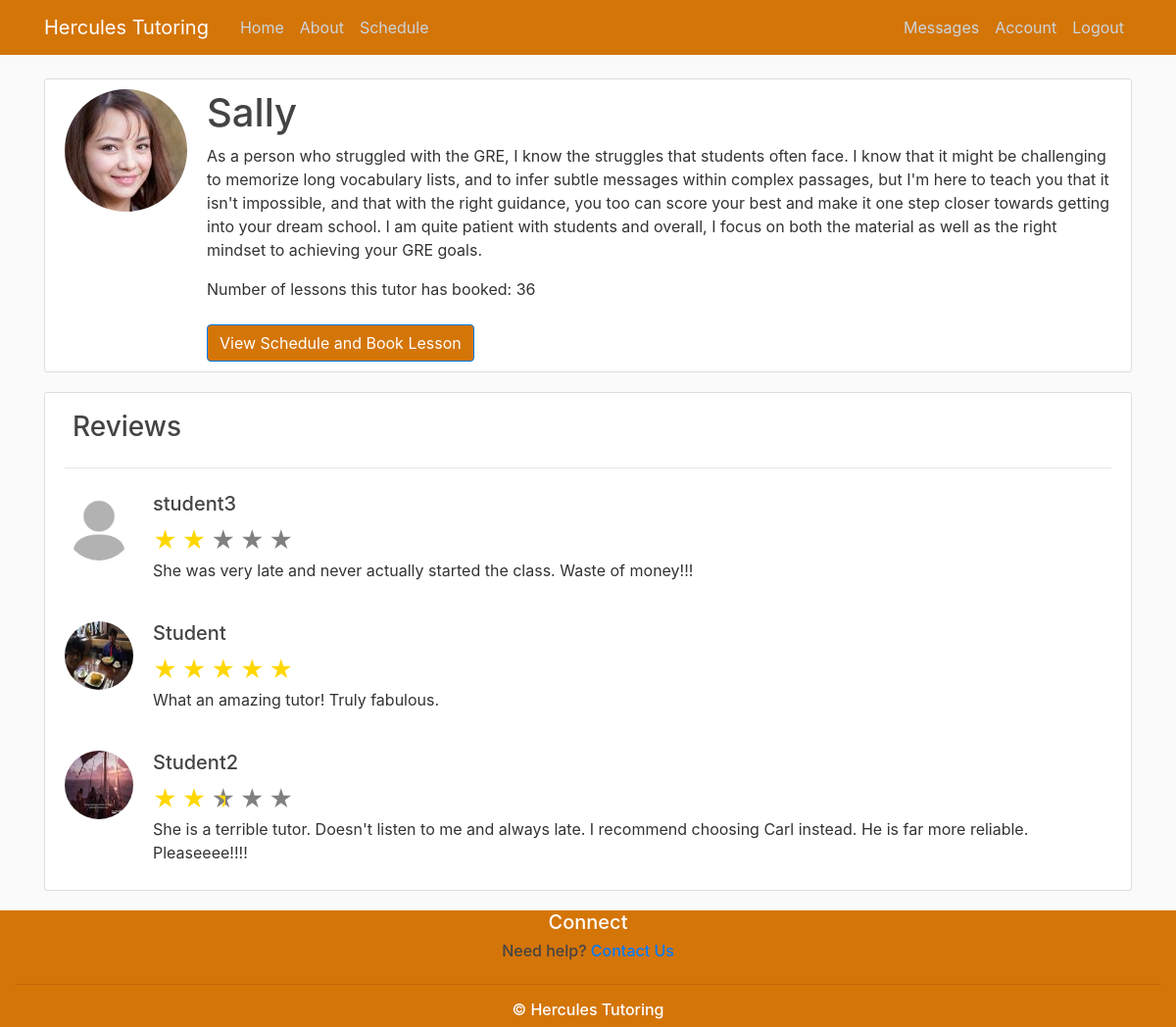
The page /view_profile?username=Sally (signed in) on the database its author committed.
### GRETutoring/models.py (models this page shows, shortened)
class User(db.Model, UserMixin):
    id = db.Column(db.Integer, primary_key=True)
    username = db.Column(db.String(20), unique=True, nullable=False)
    email=db.Column(db.String(120), unique=True, nullable=False)
    role = db.Column(db.String(20), nullable=False, default = "Student") # Student, Tutor, Pending, and Admin
    image_file = db.Column(db.String(20), nullable=False, default='default.jpg') #nullable=False, since they have to have at least the default
    password = db.Column(db.String(60), nullable=False)
    about = db.Column(db.Text(), nullable=True, default = "Bio")
    credits = db.Column(db.Integer, default=0)
    skype_id = db.Column(db.String(120), nullable=True, default="")
    hangouts_id = db.Column(db.String(120), nullable=True, default="")
    paypal_info = db.Column(db.String(120), nullable=True, default="")
    time_zone = db.Column(db.String(120), nullable=True, default="UTC")
    student_classes = db.relationship('Event', backref='student', lazy=True, foreign_keys='Event.student_id')
    tutor_classes = db.relationship('Event', backref='tutor', lazy=True, foreign_keys='Event.tutor_id')
    tutor_free_slots = db.relationship('FreeSlot', backref='tutor', lazy=True)
    sent_messages = db.relationship('Message', backref='sender', lazy=True, foreign_keys='Message.sender_id')
    received_messages = db.relationship('Message', backref='recipient', lazy=True, foreign_keys='Message.recipient_id')
    reviews_about = db.relationship('Review', backref='tutor', lazy=True, foreign_keys='Review.tutor_id')
    reviews_written = db.relationship('Review', backref='student', lazy=True, foreign_keys='Review.student_id')

class Review(db.Model):
    id = db.Column(db.Integer, primary_key=True)
    review_text = db.Column(db.Text(), nullable=False)
    review_score = db.Column(db.Float, nullable=True, default=0.0)
    date_time = db.Column(db.DateTime, nullable=False)
    student_id = db.Column(db.Integer, db.ForeignKey('user.id'), nullable=False)
    tutor_id = db.Column(db.Integer, db.ForeignKey('user.id'), nullable=False)
    def asdict(self):
        return {"id":self.id, "review_text":self.review_text, "review_score":self.review_score, "date_time":self.date_time, "student_id":self.student_id, "tutor_id":self.tutor_id}

### GRETutoring/users/routes.py (the view)
@users.route('/view_profile', methods=['GET', 'POST'])
def view_profile():
    username = request.args.get('username')
    is_current_tutor = False
    already_reviewed = False
    associated_classes = current_user.student_classes if current_user.role == "Student" else []
    if current_user.role == "Student":
        associated_users = set([event.tutor_id for event in associated_classes])
    else:
        associated_users = set([])
    user = User.query.filter_by(username=username).first()
    if not user:
        abort(404)
    if user.id in associated_users:
        is_current_tutor = True
    image_file = url_for('static', filename="profile_pics/" + user.image_file)
    tz = pytz.timezone(current_user.time_zone)
    reviews = Review.query.filter_by(tutor_id=user.id).all()
    review_list = []
    for review in reversed(reviews):
        review = review.asdict()
        review['student_username'] = User.query.filter_by(id=review["student_id"]).first().username
        if review['student_username'] == current_user.username:
            already_reviewed = True
        review['student_image_file'] = User.query.filter_by(id=review["student_id"]).first().image_file
        review['formatted_date_time'] = datetime.strftime(tz.fromutc(review["date_time"]), "%d %B %Y")
        review['whole_stars'] = int(review['review_score'])
        review['half_stars'] = 0 if review['review_score'] - review['whole_stars'] == 0 else 1
        review['grey_stars'] = 5 - int(review['review_score'] + 0.5)
        review_list.append(review)
    profile_type = user.role
    num_lessons = len(Event.query.filter_by(tutor_id = user.id).all())
    return render_template('view_profile.html', title='View Profile', already_reviewed=already_reviewed, num_lessons=num_lessons, image_file=image_file, user=user, reviews=review_list, is_current_tutor=is_current_tutor, profile_type=profile_type)

### GRETutoring/models.py (called while the page is built)
@login_manager.user_loader
def load_user(id):
    return User.query.get(int(id))

### GRETutoring/templates/view_profile.html (shortened to what this page needs)
{% extends 'layout.html' %}
{% block content %}
<div class="content-section">
  <div class="media">
    <img class="rounded-circle account-img" src="{{ image_file }}">
    <div class="media-body">
      <h2 class="account-heading">{{ user.username }}</h2>
      <p class="text">{{ user.about }}</p>
      {% if profile_type=="Tutor" %}
      <p>Number of lessons this tutor has booked: {{num_lessons}}</p>
      <div class="mt-4">
    <a href="{{ url_for('scheduling.schedule', tutor_username = user.username) }}"> <button class="mr-2 btn btn-primary button-theme" >View Schedule and Book Lesson</button></a>
    {% endif %}
  </div>
</div>
    </div>
  </div>
  {% if profile_type=="Tutor" %}
  <div class="content-section">
    <div class="row">
      <div class="col-3"><h3 class='m-2'>Reviews</h3></div>
      <div class="col-7"></div>
    </div>
      <hr>
      {% for review in reviews %}
      <div class="media mt-4">
        <img class="rounded-circle review-img" src="{{ url_for('static', filename='profile_pics/' + review.student_image_file) }}">
        <div class="media-body">
            <h5>{{ review.student_username }}</h5>
            {% for i in range(review.whole_stars) %}
                <span class="star on"></span>
            {% endfor %}
            {% for i in range(review.half_stars) %}
                <span class="star half"></span>
            {% endfor %}
            {% for i in range(review.grey_stars) %}
            <span class="star"></span>
            {% endfor %}
      <p class="text">{{ review.review_text }}</p>
    </div>
    </div>
    {% endfor %}
</div>
{% endif %}
{% endblock content %}

### GRETutoring/static/main.css (style rules this page uses)
body { background: #fafafa; color: #333333; margin-top: 5rem; }
h1, h2, h3, h4, h5, h6 { color: #444444; }
.button-theme { background-color: #d47508; }
.content-section { background: #ffffff; padding: 10px 20px; border: 1px solid #dddddd; border-radius: 3px; margin-bottom: 20px; }
.account-img { height: 125px; width: 125px; margin-right: 20px; margin-bottom: 16px; }
.review-img { height: 70px; width: 70px; margin-right: 20px; margin-bottom: 16px; }
.account-heading { font-size: 2.5rem; }
.star { font-size: x-large; max-width: 50px; display: inline-block; color: gray; }
.star:before { content:'\2605'; }
.star.on { color: gold; }
.star.half:after { content:'\2605'; color: gold; position: absolute; margin-left: -20px; width: 10px; overflow: hidden; }

### rows shown on the page
User: username "Sally", about "As a person who struggled with the GRE, I know the struggles that students often face. I know that it might be challenging to memorize long vocabulary lists, and to infer subtle messages within complex passages, but I'm here to teach you that it isn't impossible, and that with the right guidance, you too can score your best and make it one step closer towards getting into your dream school. I am quite patient with students and overall, I focus on both the material as well as the right mindset to achieving your GRE goals.", role "Tutor" (drawn)
User: image_file (placeholder picture), student_username "student3"
Review: review_text "She was very late and never actually started the class. Waste of money!!!"
User: image_file (picture), student_username "Student"
Review: review_text "What an amazing tutor! Truly fabulous."
User: image_file (picture), student_username "Student2"
Review: review_text "She is a terrible tutor. Doesn't listen to me and always late. I recommend choosing Carl instead. He is far more reliable. Pleaseeee!!!!"

### other values the page prints
{{ num_lessons }} "36"
